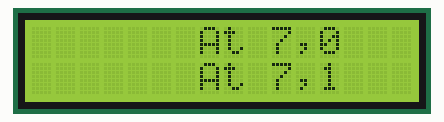
Simulated run of this sketch. Board: Arduino Uno, built with avr-gcc and run on an emulated ATmega328P. On the bench: 16×2 character LCD.

Above: at 0.1 s.
At 1.1 s:
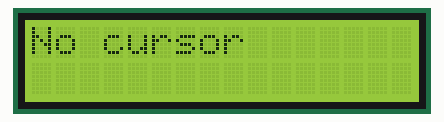
At 2.1 s:
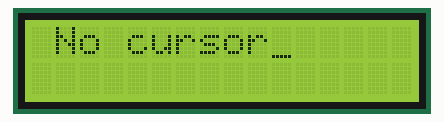
At 3.2 s:
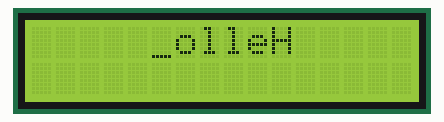
At 4.2 s:
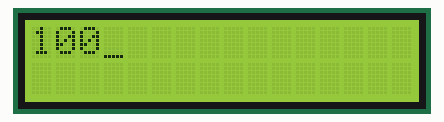

Measured:
- what the display in image 1 shows lasts 1.0 s, from 1.1 s to 2.1 s

The sketch:

LCDCommands.ino
```cpp
/*************************************************************
 *                     LCD COMMANDS
 *                     ============
 *
 * This program uses various LCD commands with the aim of making
 * the programmer aware of the available commands.
 *
 * File:   LCDCommands
 * Date:   July 2017
 * Author: Dogan Ibrahim
 *************************************************************/
#include <Wire.h>
#include <LiquidCrystal_I2C.h>
int Count = 100;

//
// Set the LCD address to 0x27 and the configuration to
// 16 chars and 2 rows display
//
LiquidCrystal_I2C lcd(0x27, 16, 2);       // LCD address 0x27

void setup()
{
	lcd.begin();                            // Initialize LCD
	lcd.backlight();                        // Turn ON backlight
  lcd.clear();                            // Clear LCD
  lcd.setCursor(7, 0);                    // column 7, row 0
  lcd.print("At 7,0");                    // Display "At 7,0"
  lcd.setCursor(7, 1);                    // Column 7, row 1
  lcd.print("At 7,1");                    // Display "At 7,1"
  delay(1000);                            // Wait 1 second
  lcd.clear();                            // Clear LCD
  lcd.noCursor();                         // Disable cursor
	lcd.print("No cursor");                 // Display "No cursor"
  delay(1000);                            // Wait 1 second
  lcd.cursor();                           // Enable cursor
  lcd.scrollDisplayRight();               // Scroll right
  delay(1000);                            // Wait 1 second
  lcd.clear();
  lcd.setCursor(10,0);
  lcd.rightToLeft();                      // Right to left
  lcd.print("Hello");                     // Display "Hello"
  lcd.leftToRight();                      // Left to right
  delay(1000);                            // Wait 1 second
  Count = 100;                            // Count = 100
  lcd.clear();                            // Clear LCD
  lcd.print(Count);                       // Display Count
}


void loop()
{
  // No code
}
```
